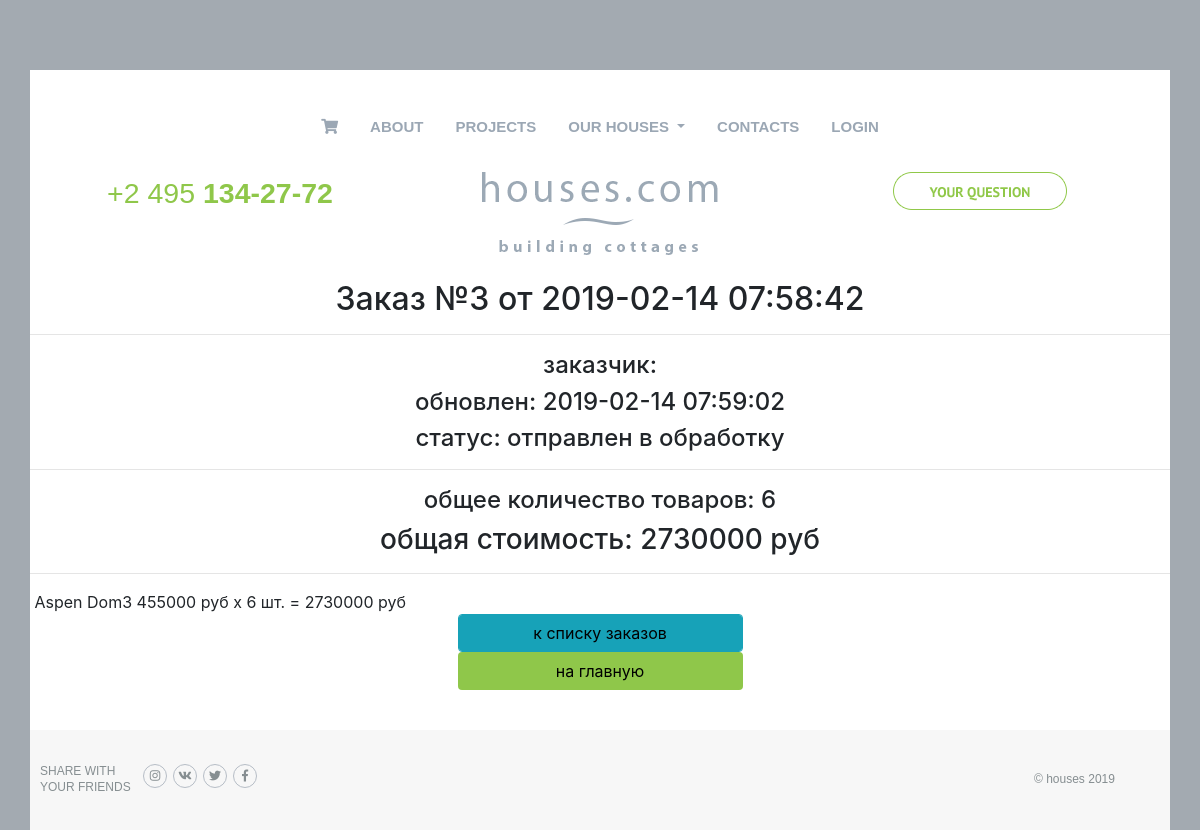
/order/read/3/, run on the app's committed database.
### ordersapp/models.py (models this page shows, shortened)
class Order(models.Model):
    FORMING = 'FM'
    SENT_TO_PROCEED = 'STP'
    PROCEEDED = 'PRD'
    PAID = 'PD'
    READY = 'RDY'
    CANCEL = 'CNC'
    ORDER_STATUS_CHOICES = (
        (FORMING, 'формируется'),
        (SENT_TO_PROCEED, 'отправлен в обработку'),
        (PAID, 'оплачен'),
        (PROCEEDED, 'обрабатывается'),
        (READY, 'готов к выдаче'),
        (CANCEL, 'отменен'),
    )
    user = models.ForeignKey(settings.AUTH_USER_MODEL, on_delete=models.CASCADE)
    created = models.DateTimeField(verbose_name='создан', auto_now_add=True)
    updated = models.DateTimeField(verbose_name='обновлен', auto_now=True)
    status = models.CharField(verbose_name='статус', max_length=3, choices=ORDER_STATUS_CHOICES, default=FORMING)
    is_active = models.BooleanField(verbose_name='активен', default=True)
    class Meta:
        ordering = ('-created',)
        verbose_name = 'заказ'
        verbose_name_plural = 'заказы'
    def get_total_quantity(self):
        items = self.orderitems.select_related()
        return sum(list(map(lambda x: x.quantity, items)))
    def get_total_cost(self):
        items = self.orderitems.select_related()
        return sum(list(map(lambda x: x.quantity * x.product.price, items)))

class OrderItem(models.Model):
    order = models.ForeignKey(Order,
                              related_name="orderitems", on_delete=models.CASCADE)
    product = models.ForeignKey(Product,
                                verbose_name='продукт', on_delete=models.CASCADE)
    quantity = models.PositiveIntegerField(verbose_name='количество', default=0)
    def get_product_cost(self):
        return self.product.price * self.quantity

### mainapp/models.py (models this page shows, shortened)
class Product(models.Model):
    name = models.CharField(max_length=32, unique=True, verbose_name='Название продукта')
    info = models.TextField(verbose_name='Описание продукта')
    price = models.PositiveIntegerField(verbose_name='Цена')
    img = models.ImageField(upload_to='products/%Y/%m/%d', verbose_name='Картинка продукта')
    category = models.ForeignKey(Category, on_delete=models.SET_NULL, null=True, blank=True, verbose_name='Проект')
    is_active = models.BooleanField(verbose_name='активен', default=True)

class Category(models.Model):
    name = models.CharField(max_length=32, unique=True, verbose_name='Название проекта')
    info = models.TextField(verbose_name='Описание проекта')
    price = models.PositiveIntegerField(verbose_name='Цена от')
    img = models.ImageField(upload_to='categories/%Y/%m/%d', verbose_name='Картинка проекта')
    is_active = models.BooleanField(verbose_name='активна', default=True)

### ordersapp/views.py (the view)
# urls.py: path('read/<int:pk>/', ordersapp.OrderRead.as_view(), name='order_read'),
class OrderRead(DetailView):
   model = Order

### mainapp/context_processors.py (called while the page is built)
def basket(request):
    basket = []
    if request.user.is_authenticated:
        basket = Basket.objects.filter(user=request.user)
    return {
        'basket': basket
    }

def get_categories(request):
    categories = Category.objects.all().exclude(is_active=False)
    return {
        'categories': categories
    }

### ordersapp/templates/ordersapp/order_detail.html (shortened to what this page needs)
{% extends 'mainapp/base.html' %}
{% load static %}
{% block content %}
    {% include 'ordersapp/includes/inc_order_summary.html' %}
    <div class="basket_list">
        {% for item in object.orderitems.select_related %}
            <div class="basket_record">
                <span class="category_name">
                   {{ item.product.category.name }}
               </span>
                <span class="product_name">{{ item.product.name }}</span>
                <span class="product_price">
                   {{ item.product.price }}&nbspруб
               </span>
                <span class="product_quantitiy">
                   x {{ item.quantity }} шт.
               </span>
                <span class="product_cost">
                    = {{ item.get_product_cost }}&nbspруб
               </span>
            </div>
        {% endfor %}
    </div>
    {% include 'ordersapp/includes/inc_order_actions.html' %}
{% endblock %}

### ordersapp/templates/ordersapp/includes/inc_order_summary.html (shortened to what this page needs)
{% if object %}
   <div class="h2 text-center">Заказ №{{ object.pk }} от {{ object.created|date:"Y-m-d H:i:s" }}</div>
   <hr>
   <div class="h4 text-center">заказчик: {{ user.last_name }} {{ user.first_name }} </div>
   <div class="h4 text-center">обновлен: {{ object.updated|date:"Y-m-d H:i:s" }}</div>
   <div class="h4 text-center">cтатус: {{ object.get_status_display }}</div>
   <hr>
   <div class="h4 text-center">
       общее количество товаров: <span class="order_total_quantity">{{ object.get_total_quantity }}</span>
   </div>
   <div class="h3 text-center">
       общая стоимость: <span class="order_total_cost">{{ object.get_total_cost }}</span> руб
   </div>
{% endif %}
<hr>

### static/style.css (style rules this page uses)
body { background: #a3aab1; }

### data on the page
Order: pk "3", created "2019-02-14 07:58:42", updated "2019-02-14 07:59:02", status "отправлен в обработку", get_total_quantity "6", get_total_cost "2730000"
OrderItem: product.category.name "Aspen", product.name "Dom3", product.price "455000", quantity "6", get_product_cost "2730000"
